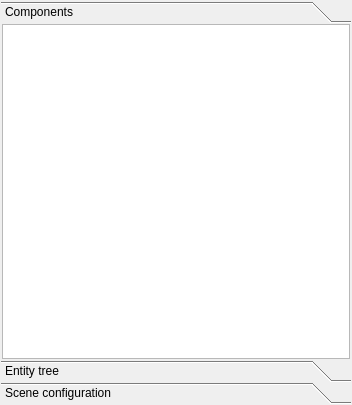
<?xml version="1.0" encoding="UTF-8"?>
<ui version="4.0">
 <class>SceneEditor</class>
 <widget class="QDockWidget" name="SceneEditor">
  <property name="geometry">
   <rect>
    <x>0</x>
    <y>0</y>
    <width>352</width>
    <height>405</height>
   </rect>
  </property>
  <property name="floating">
   <bool>true</bool>
  </property>
  <property name="allowedAreas">
   <set>Qt::AllDockWidgetAreas</set>
  </property>
  <property name="windowTitle">
   <string>Scene editor</string>
  </property>
  <widget class="QWidget" name="centralWidget">
   <layout class="QVBoxLayout" name="verticalLayout">
    <property name="spacing">
     <number>0</number>
    </property>
    <property name="leftMargin">
     <number>0</number>
    </property>
    <property name="topMargin">
     <number>0</number>
    </property>
    <property name="rightMargin">
     <number>0</number>
    </property>
    <property name="bottomMargin">
     <number>0</number>
    </property>
    <item>
     <widget class="QWidget" name="widget" native="true">
      <layout class="QVBoxLayout" name="verticalLayout_2">
       <property name="spacing">
        <number>1</number>
       </property>
       <property name="leftMargin">
        <number>1</number>
       </property>
       <property name="topMargin">
        <number>1</number>
       </property>
       <property name="rightMargin">
        <number>1</number>
       </property>
       <property name="bottomMargin">
        <number>1</number>
       </property>
       <item>
        <widget class="QToolBox" name="toolBox">
         <property name="currentIndex">
          <number>0</number>
         </property>
         <property name="tabSpacing">
          <number>0</number>
         </property>
         <widget class="QWidget" name="page">
          <property name="geometry">
           <rect>
            <x>0</x>
            <y>0</y>
            <width>350</width>
            <height>318</height>
           </rect>
          </property>
          <attribute name="label">
           <string>Components</string>
          </attribute>
          <layout class="QVBoxLayout" name="verticalLayout_4">
           <property name="spacing">
            <number>1</number>
           </property>
           <property name="leftMargin">
            <number>1</number>
           </property>
           <property name="topMargin">
            <number>1</number>
           </property>
           <property name="rightMargin">
            <number>1</number>
           </property>
           <property name="bottomMargin">
            <number>1</number>
           </property>
           <item>
            <widget class="QTreeView" name="treeViewComponents"/>
           </item>
          </layout>
         </widget>
         <widget class="QWidget" name="page_2">
          <property name="geometry">
           <rect>
            <x>0</x>
            <y>0</y>
            <width>350</width>
            <height>318</height>
           </rect>
          </property>
          <attribute name="label">
           <string>Entity tree</string>
          </attribute>
          <layout class="QHBoxLayout" name="horizontalLayout">
           <property name="spacing">
            <number>1</number>
           </property>
           <property name="leftMargin">
            <number>1</number>
           </property>
           <property name="topMargin">
            <number>1</number>
           </property>
           <property name="rightMargin">
            <number>1</number>
           </property>
           <property name="bottomMargin">
            <number>1</number>
           </property>
           <item>
            <widget class="MoonGlare::QtShared::DataModels::EntityEditorModel" name="EntityTree" native="true"/>
           </item>
          </layout>
         </widget>
         <widget class="QWidget" name="page_3">
          <property name="geometry">
           <rect>
            <x>0</x>
            <y>0</y>
            <width>350</width>
            <height>318</height>
           </rect>
          </property>
          <attribute name="label">
           <string>Scene configuration</string>
          </attribute>
          <layout class="QVBoxLayout" name="verticalLayout_3">
           <property name="spacing">
            <number>2</number>
           </property>
           <property name="leftMargin">
            <number>2</number>
           </property>
           <property name="topMargin">
            <number>2</number>
           </property>
           <property name="rightMargin">
            <number>2</number>
           </property>
           <property name="bottomMargin">
            <number>2</number>
           </property>
           <item>
            <widget class="MoonGlare::QtShared::DataModels::StructureEditingModel" name="treeViewSceneSettings"/>
           </item>
          </layout>
         </widget>
        </widget>
       </item>
      </layout>
     </widget>
    </item>
   </layout>
  </widget>
 </widget>
 <layoutdefault spacing="6" margin="11"/>
 <customwidgets>
  <customwidget>
   <class>MoonGlare::QtShared::DataModels::EntityEditorModel</class>
   <extends>QWidget</extends>
   <header location="global">DataModels/EntityEditorModel.h</header>
   <container>1</container>
  </customwidget>
  <customwidget>
   <class>MoonGlare::QtShared::DataModels::StructureEditingModel</class>
   <extends>QTreeView</extends>
   <header location="global">DataModels/StructureEditingModel.h</header>
  </customwidget>
 </customwidgets>
 <resources>
  <include location="../../Shared/Resources/icons.qrc"/>
 </resources>
 <connections/>
</ui>
